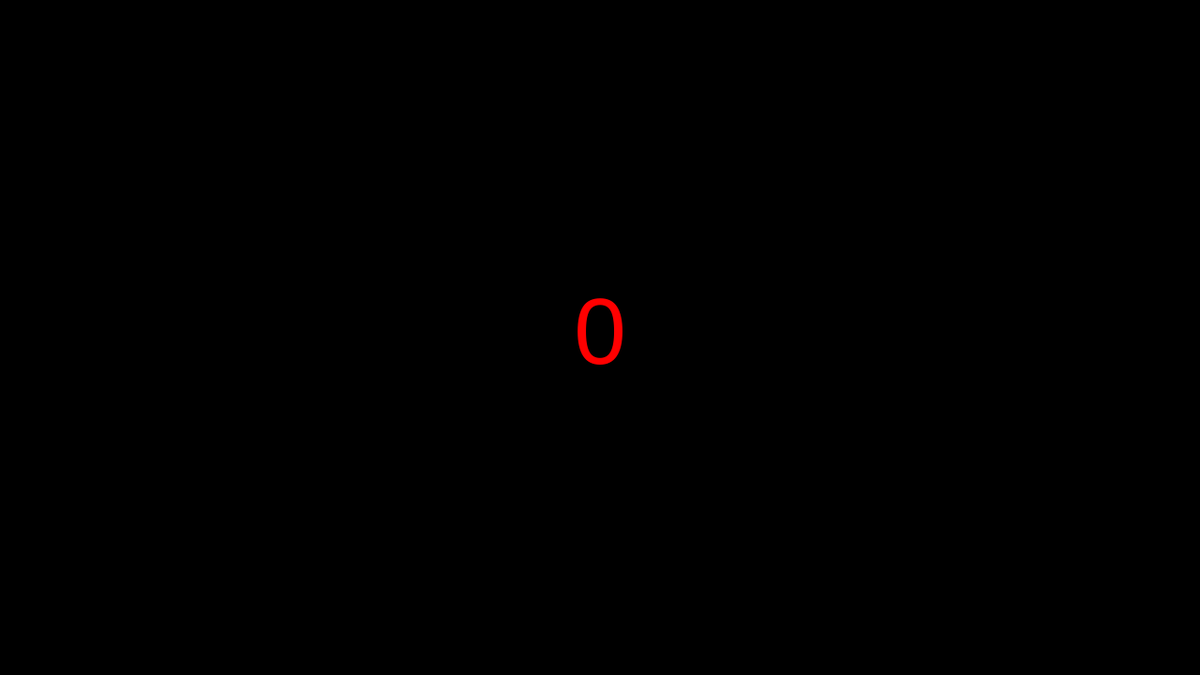
Frame 1 (no input)
Frame 60 (no input): identical to frame 1, image omitted
Frame 120 (the mouse pressed at the canvas centre since frame 60): identical to frame 1, image omitted

The p5.js sketch that drew this single still picture (run headless with seeded random() and noise() and a simulated clock; from frame 60 on, the mouse is pressed at the canvas centre):

// p5.js sketch
// ── sketch.js
let particles;

function setup() {
  createCanvas(1280, 720);
  particles = [];
}

function mouseDragged(){
  particles[particles.length] = new Particle(mouseX, mouseY, dist(pmouseX, pmouseY, mouseX, mouseY));
}

function draw() {
  background(0);
  particles.forEach(particle => particle.show());
  fill(255,0,0);
  textSize(100);
  stroke(0);
  strokeWeight(10);
  textAlign(CENTER, CENTER);
  text(particles.length, width/2, height/2);
}

class Particle {
  constructor(x, y, w) {
    this.pos = createVector(x, y);
    this.w = w;
    this.r = random(0, 255);
    this.g = random(0, 255);
    this.b = random(0, 255);
  }

  show(){
    noStroke();
    fill(this.r, this.g, this.b, 255);
    ellipse(this.pos.x, this.pos.y, this.w);
  }
}
